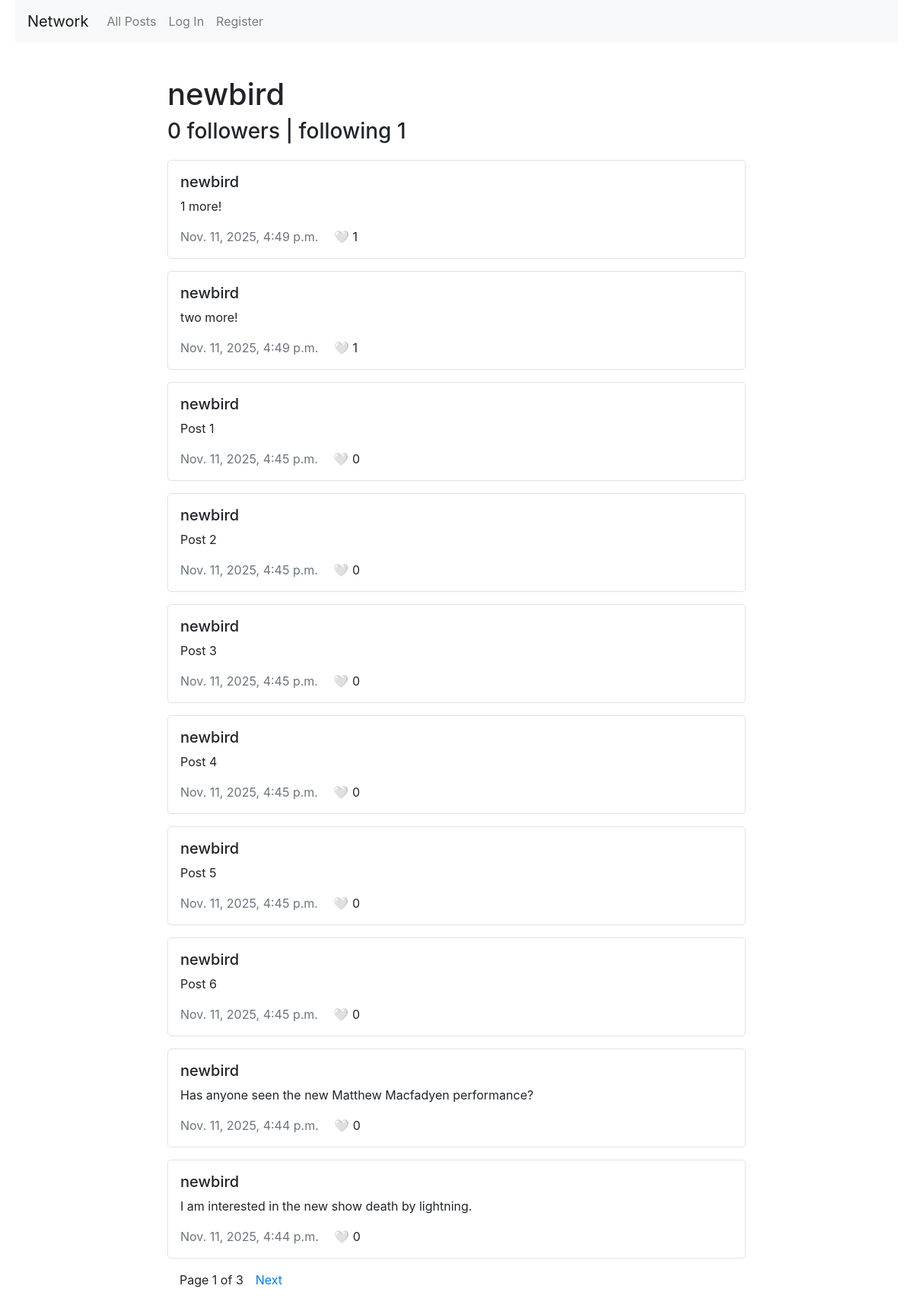
The page /profile/newbird/ on the database its author committed.
### network/models.py (models this page shows, shortened)
class User(AbstractUser):
    following = models.ManyToManyField('self', symmetrical=False, related_name="followers")
    def follower_count(self):
        return self.followers.count()
    def following_count(self):
        return self.following.count()

class Post(models.Model):
    content = models.TextField(max_length=500)
    created = models.DateTimeField(auto_now_add=True)
    modified = models.DateTimeField(auto_now=True)
    is_deleted = models.BooleanField(default=False) #Soft delete
    like = models.ManyToManyField(User, related_name="liked_posts", blank=True)
    parent = models.ForeignKey('self', on_delete=models.CASCADE, related_name="replies", null=True, blank=True) # Allows threads
    user = models.ForeignKey(User, on_delete=models.CASCADE, related_name="posts")
    def like_count(self):
        return self.like.count()
    class Meta:
        ordering = ['-created'] # Sort by most recently created

### network/views.py (the view)
# urls.py: path("profile/<str:username>/",views.profile, name="profile"),
def profile(request, username):
    page_number = request.GET.get('page', 1)
    try:
        profile_user = User.objects.get(username=username)
        posts = Post.objects.filter(user=profile_user)
        p = Paginator(posts,10)
        try:
            page = p.page(int(page_number))
        except:
            page = p.page(1)
        is_following = False
        if request.user.is_authenticated:
            is_following = request.user.is_following(profile_user)
        return render(request, "network/profile.html", {
            "profile_user": profile_user,
            "page": page,
            "is_following": is_following
        })
    except User.DoesNotExist:
        return render(request, "network/error.html", {
            "message": f"User {username} was not found."
        })

### network/templates/network/profile.html (shortened to what this page needs)
{% extends "network/layout.html" %}
{% block body %}
    <div class="container mt-4">
        <h1>{{ profile_user.username }}</h1>
        <h3 id="followers">{{ profile_user.follower_count }} follower{{ profile_user.follower_count|pluralize }} | following {{ profile_user.following_count }}</h3>
        <div class="posts">
            {% for post in page %}
                <div class="post mb-3 p-3 border">
                    <h5>{{ post.user.username }}</h5>
                    <p>{{ post.content }}</p>
                    <span class="username text-muted">{{ post.created }}</span>
                    {% if user.is_authenticated %}
                        <button class="btn btn-sm like-btn"
                                data-post-id="{{ post.id }}">
                            <span class="heart">{% if user in post.like.all %}❤️{% else %}🤍{% endif %}</span>
                            <span class="like-count">{{ post.like_count }}</span>
                        </button>
                    {% else %}
                        <span class="likes ml-3">🤍 {{ post.like_count }}</span>
                    {% endif %}
                </div>
            {% endfor %}
        </div>
        <div class="pagination mt-3">
            <span class="mx-3">Page {{ page.number }} of {{ page.paginator.num_pages }}</span>
            {% if page.has_next %}
                <a href="?page={{ page.next_page_number }}">Next</a>
            {% endif %}
        </div>
    </div>
{% endblock %}

### network/static/network/styles.css (style rules this page uses)
body { margin-top: 0; margin-left: 20px; margin-right: 20px; margin-bottom: 20px; }
.container { max-width: 800px; margin: 0 auto; padding: 20px; }
.posts { margin-top: 20px; }
.post { margin-bottom: 15px; padding: 15px; border: 1px solid #ddd; border-radius: 5px; }

### rows shown on the page
User: username "newbird", follower_count "0", following_count "1"
Post: user.username "newbird", content "1 more!", created "Nov. 11, 2025, 4:49 p.m.", like_count "1"
Post: user.username "newbird", content "two more!", created "Nov. 11, 2025, 4:49 p.m.", like_count "1"
Post: user.username "newbird", content "Post 1", created "Nov. 11, 2025, 4:45 p.m.", like_count "0"
Post: user.username "newbird", content "Post 2", created "Nov. 11, 2025, 4:45 p.m.", like_count "0"
Post: user.username "newbird", content "Post 3", created "Nov. 11, 2025, 4:45 p.m.", like_count "0"
Post: user.username "newbird", content "Post 4", created "Nov. 11, 2025, 4:45 p.m.", like_count "0"
Post: user.username "newbird", content "Post 5", created "Nov. 11, 2025, 4:45 p.m.", like_count "0"
Post: user.username "newbird", content "Post 6", created "Nov. 11, 2025, 4:45 p.m.", like_count "0"
Post: user.username "newbird", content "Has anyone seen the new Matthew Macfadyen performance?", created "Nov. 11, 2025, 4:44 p.m.", like_count "0"
Post: user.username "newbird", content "I am interested in the new show death by lightning.", created "Nov. 11, 2025, 4:44 p.m.", like_count "0"

### other values the page prints
{{ page.number }} "1"
{{ page.paginator.num_pages }} "3"
